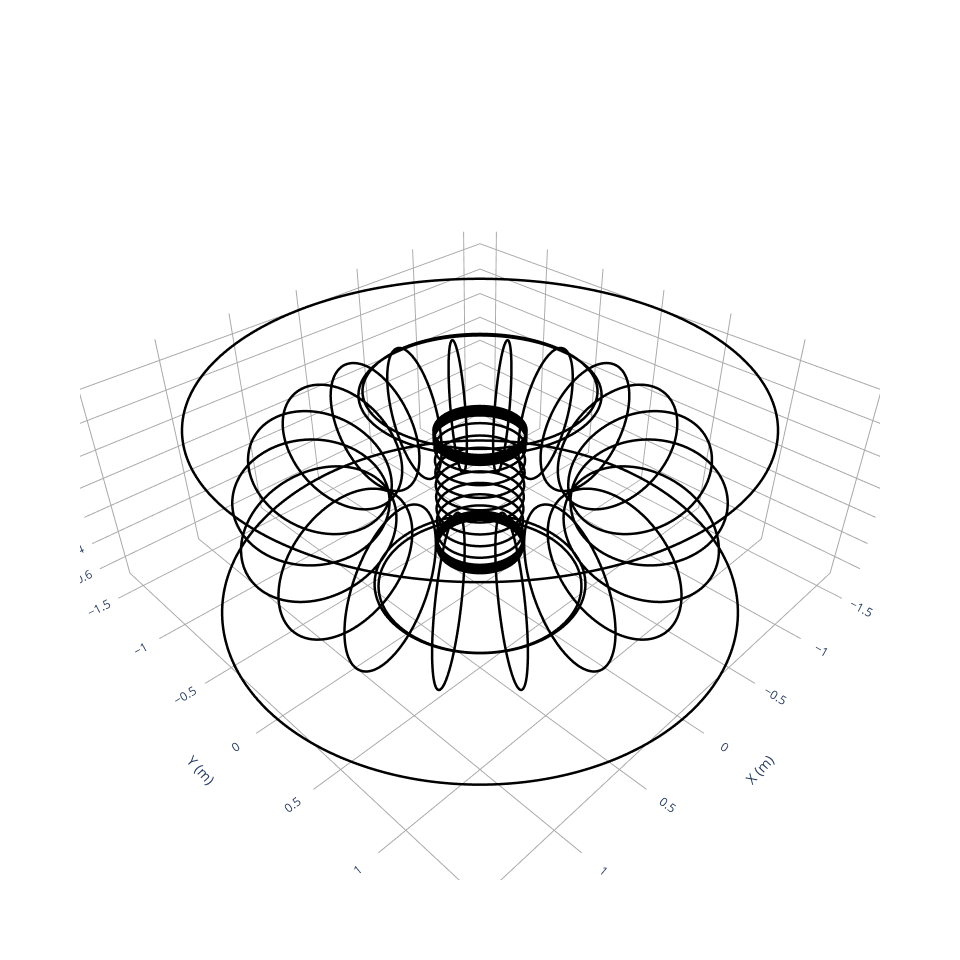

Source (notebook cell):
### Code cell
fig = plot_coils(default_coils)
fig.write_html("hbt_default_coils.html")
fig

### Figure 1 — Plotly figure (JSON) as saved in the notebook; plotly's stock layout.template omitted (floating-point values rounded to 4 significant figures; data arrays with more than 128 entries replaced by an {"elided": "..."} marker saying what was removed)
{"data": [{"hovertext": "Current = 73200.0000096648 (A)", "line": {"color": "black", "dash": "solid", "width": 5}, "marker": {"opacity": 0, "size": 0}, "name": "TF coil", "showlegend": false, "type": "scatter3d", "x": {"elided": "801 float values"}, "y": {"elided": "801 float values"}, "z": {"elided": "801 float values"}}, {"hovertext": "Current = 73200.0000096648 (A)", "line": {"color": "black", "dash": "solid", "width": 5}, "marker": {"opacity": 0, "size": 0}, "name": "TF coil", "showlegend": false, "type": "scatter3d", "x": {"elided": "801 float values"}, "y": {"elided": "801 float values"}, "z": {"elided": "801 float values"}}, {"hovertext": "Current = 73200.0000096648 (A)", "line": {"color": "black", "dash": "solid", "width": 5}, "marker": {"opacity": 0, "size": 0}, "name": "TF coil", "showlegend": false, "type": "scatter3d", "x": {"elided": "801 float values"}, "y": {"elided": "801 float values"}, "z": {"elided": "801 float values"}}, {"hovertext": "Current = 73200.0000096648 (A)", "line": {"color": "black", "dash": "solid", "width": 5}, "marker": {"opacity": 0, "size": 0}, "name": "TF coil", "showlegend": false, "type": "scatter3d", "x": {"elided": "801 float values"}, "y": {"elided": "801 float values"}, "z": {"elided": "801 float values"}}, {"hovertext": "Current = 73200.0000096648 (A)", "line": {"color": "black", "dash": "solid", "width": 5}, "marker": {"opacity": 0, "size": 0}, "name": "TF coil", "showlegend": false, "type": "scatter3d", "x": {"elided": "801 float values"}, "y": {"elided": "801 float values"}, "z": {"elided": "801 float values"}}, {"hovertext": "Current = 73200.0000096648 (A)", "line": {"color": "black", "dash": "solid", "width": 5}, "marker": {"opacity": 0, "size": 0}, "name": "TF coil", "showlegend": false, "type": "scatter3d", "x": {"elided": "801 float values"}, "y": {"elided": "801 float values"}, "z": {"elided": "801 float values"}}, {"hovertext": "Current = 73200.0000096648 (A)", "line": {"color": "black", "dash": "solid", "width": 5}, "marker": {"opacity": 0, "size": 0}, "name": "TF coil", "showlegend": false, "type": "scatter3d", "x": {"elided": "801 float values"}, "y": {"elided": "801 float values"}, "z": {"elided": "801 float values"}}, {"hovertext": "Current = 73200.0000096648 (A)", "line": {"color": "black", "dash": "solid", "width": 5}, "marker": {"opacity": 0, "size": 0}, "name": "TF coil", "showlegend": false, "type": "scatter3d", "x": {"elided": "801 float values"}, "y": {"elided": "801 float values"}, "z": {"elided": "801 float values"}}, {"hovertext": "Current = 73200.0000096648 (A)", "line": {"color": "black", "dash": "solid", "width": 5}, "marker": {"opacity": 0, "size": 0}, "name": "TF coil", "showlegend": false, "type": "scatter3d", "x": {"elided": "801 float values"}, "y": {"elided": "801 float values"}, "z": {"elided": "801 float values"}}, {"hovertext": "Current = 73200.0000096648 (A)", "line": {"color": "black", "dash": "solid", "width": 5}, "marker": {"opacity": 0, "size": 0}, "name": "TF coil", "showlegend": false, "type": "scatter3d", "x": {"elided": "801 float values"}, "y": {"elided": "801 float values"}, "z": {"elided": "801 float values"}}, {"hovertext": "Current = 73200.0000096648 (A)", "line": {"color": "black", "dash": "solid", "width": 5}, "marker": {"opacity": 0, "size": 0}, "name": "TF coil", "showlegend": false, "type": "scatter3d", "x": {"elided": "801 float values"}, "y": {"elided": "801 float values"}, "z": {"elided": "801 float values"}}, {"hovertext": "Current = 73200.0000096648 (A)", "line": {"color": "black", "dash": "solid", "width": 5}, "marker": {"opacity": 0, "size": 0}, "name": "TF coil", "showlegend": false, "type": "scatter3d", "x": {"elided": "801 float values"}, "y": {"elided": "801 float values"}, "z": {"elided": "801 float values"}}, {"hovertext": "Current = 73200.0000096648 (A)", "line": {"color": "black", "dash": "solid", "width": 5}, "marker": {"opacity": 0, "size": 0}, "name": "TF coil", "showlegend": false, "type": "scatter3d", "x": {"elided": "801 float values"}, "y": {"elided": "801 float values"}, "z": {"elided": "801 float values"}}, {"hovertext": "Current = 73200.0000096648 (A)", "line": {"color": "black", "dash": "solid", "width": 5}, "marker": {"opacity": 0, "size": 0}, "name": "TF coil", "showlegend": false, "type": "scatter3d", "x": {"elided": "801 float values"}, "y": {"elided": "801 float values"}, "z": {"elided": "801 float values"}}, {"hovertext": "Current = 73200.0000096648 (A)", "line": {"color": "black", "dash": "solid", "width": 5}, "marker": {"opacity": 0, "size": 0}, "name": "TF coil", "showlegend": false, "type": "scatter3d", "x": {"elided": "801 float values"}, "y": {"elided": "801 float values"}, "z": {"elided": "801 float values"}}, {"hovertext": "Current = 73200.0000096648 (A)", "line": {"color": "black", "dash": "solid", "width": 5}, "marker": {"opacity": 0, "size": 0}, "name": "TF coil", "showlegend": false, "type": "scatter3d", "x": {"elided": "801 float values"}, "y": {"elided": "801 float values"}, "z": {"elided": "801 float values"}}, {"hovertext": "Current = 73200.0000096648 (A)", "line": {"color": "black", "dash": "solid", "width": 5}, "marker": {"opacity": 0, "size": 0}, "name": "TF coil", "showlegend": false, "type": "scatter3d", "x": {"elided": "801 float values"}, "y": {"elided": "801 float values"}, "z": {"elided": "801 float values"}}, {"hovertext": "Current = 73200.0000096648 (A)", "line": {"color": "black", "dash": "solid", "width": 5}, "marker": {"opacity": 0, "size": 0}, "name": "TF coil", "showlegend": false, "type": "scatter3d", "x": {"elided": "801 float values"}, "y": {"elided": "801 float values"}, "z": {"elided": "801 float values"}}, {"hovertext": "Current = 73200.0000096648 (A)", "line": {"color": "black", "dash": "solid", "width": 5}, "marker": {"opacity": 0, "size": 0}, "name": "TF coil", "showlegend": false, "type": "scatter3d", "x": {"elided": "801 float values"}, "y": {"elided": "801 float values"}, "z": {"elided": "801 float values"}}, {"hovertext": "Current = 73200.0000096648 (A)", "line": {"color": "black", "dash": "solid", "width": 5}, "marker": {"opacity": 0, "size": 0}, "name": "TF coil", "showlegend": false, "type": "scatter3d", "x": {"elided": "801 float values"}, "y": {"elided": "801 float values"}, "z": {"elided": "801 float values"}}, {"hovertext": "Current = -8800.0 (A)", "line": {"color": "black", "dash": "solid", "width": 5}, "marker": {"opacity": 0, "size": 0}, "name": "Outer VF coil", "showlegend": false, "type": "scatter3d", "x": {"elided": "801 float values"}, "y": {"elided": "801 float values"}, "z": {"elided": "801 float values"}}, {"hovertext": "Current = -8800.0 (A)", "line": {"color": "black", "dash": "solid", "width": 5}, "marker": {"opacity": 0, "size": 0}, "name": "Outer VF coil", "showlegend": false, "type": "scatter3d", "x": {"elided": "801 float values"}, "y": {"elided": "801 float values"}, "z": {"elided": "801 float values"}}, {"hovertext": "Current = 2200.0 (A)", "line": {"color": "black", "dash": "solid", "width": 5}, "marker": {"opacity": 0, "size": 0}, "name": "Inner VF coil", "showlegend": false, "type": "scatter3d", "x": {"elided": "801 float values"}, "y": {"elided": "801 float values"}, "z": {"elided": "801 float values"}}, {"hovertext": "Current = 2200.0 (A)", "line": {"color": "black", "dash": "solid", "width": 5}, "marker": {"opacity": 0, "size": 0}, "name": "Inner VF coil", "showlegend": false, "type": "scatter3d", "x": {"elided": "801 float values"}, "y": {"elided": "801 float values"}, "z": {"elided": "801 float values"}}, {"hovertext": "Current = 2200.0 (A)", "line": {"color": "black", "dash": "solid", "width": 5}, "marker": {"opacity": 0, "size": 0}, "name": "Inner VF coil", "showlegend": false, "type": "scatter3d", "x": {"elided": "801 float values"}, "y": {"elided": "801 float values"}, "z": {"elided": "801 float values"}}, {"hovertext": "Current = 2200.0 (A)", "line": {"color": "black", "dash": "solid", "width": 5}, "marker": {"opacity": 0, "size": 0}, "name": "Inner VF coil", "showlegend": false, "type": "scatter3d", "x": {"elided": "801 float values"}, "y": {"elided": "801 float values"}, "z": {"elided": "801 float values"}}, {"hovertext": "Current = 2200.0 (A)", "line": {"color": "black", "dash": "solid", "width": 5}, "marker": {"opacity": 0, "size": 0}, "name": "Inner VF coil", "showlegend": false, "type": "scatter3d", "x": {"elided": "801 float values"}, "y": {"elided": "801 float values"}, "z": {"elided": "801 float values"}}, {"hovertext": "Current = 2200.0 (A)", "line": {"color": "black", "dash": "solid", "width": 5}, "marker": {"opacity": 0, "size": 0}, "name": "Inner VF coil", "showlegend": false, "type": "scatter3d", "x": {"elided": "801 float values"}, "y": {"elided": "801 float values"}, "z": {"elided": "801 float values"}}, {"hovertext": "Current = 2200.0 (A)", "line": {"color": "black", "dash": "solid", "width": 5}, "marker": {"opacity": 0, "size": 0}, "name": "Inner VF coil", "showlegend": false, "type": "scatter3d", "x": {"elided": "801 float values"}, "y": {"elided": "801 float values"}, "z": {"elided": "801 float values"}}, {"hovertext": "Current = 2200.0 (A)", "line": {"color": "black", "dash": "solid", "width": 5}, "marker": {"opacity": 0, "size": 0}, "name": "Inner VF coil", "showlegend": false, "type": "scatter3d", "x": {"elided": "801 float values"}, "y": {"elided": "801 float values"}, "z": {"elided": "801 float values"}}, {"hovertext": "Current = 2200.0 (A)", "line": {"color": "black", "dash": "solid", "width": 5}, "marker": {"opacity": 0, "size": 0}, "name": "Inner VF coil", "showlegend": false, "type": "scatter3d", "x": {"elided": "801 float values"}, "y": {"elided": "801 float values"}, "z": {"elided": "801 float values"}}, {"hovertext": "Current = 2200.0 (A)", "line": {"color": "black", "dash": "solid", "width": 5}, "marker": {"opacity": 0, "size": 0}, "name": "Inner VF coil", "showlegend": false, "type": "scatter3d", "x": {"elided": "801 float values"}, "y": {"elided": "801 float values"}, "z": {"elided": "801 float values"}}, {"hovertext": "Current = 2200.0 (A)", "line": {"color": "black", "dash": "solid", "width": 5}, "marker": {"opacity": 0, "size": 0}, "name": "Inner VF coil", "showlegend": false, "type": "scatter3d", "x": {"elided": "801 float values"}, "y": {"elided": "801 float values"}, "z": {"elided": "801 float values"}}, {"hovertext": "Current = 2200.0 (A)", "line": {"color": "black", "dash": "solid", "width": 5}, "marker": {"opacity": 0, "size": 0}, "name": "Inner VF coil", "showlegend": false, "type": "scatter3d", "x": {"elided": "801 float values"}, "y": {"elided": "801 float values"}, "z": {"elided": "801 float values"}}, {"hovertext": "Current = -7400.0 (A)", "line": {"color": "black", "dash": "solid", "width": 5}, "marker": {"opacity": 0, "size": 0}, "name": "Inner OH coil", "showlegend": false, "type": "scatter3d", "x": {"elided": "801 float values"}, "y": {"elided": "801 float values"}, "z": {"elided": "801 float values"}}, {"hovertext": "Current = -7400.0 (A)", "line": {"color": "black", "dash": "solid", "width": 5}, "marker": {"opacity": 0, "size": 0}, "name": "Inner OH coil", "showlegend": false, "type": "scatter3d", "x": {"elided": "801 float values"}, "y": {"elided": "801 float values"}, "z": {"elided": "801 float values"}}, {"hovertext": "Current = -7400.0 (A)", "line": {"color": "black", "dash": "solid", "width": 5}, "marker": {"opacity": 0, "size": 0}, "name": "Inner OH coil", "showlegend": false, "type": "scatter3d", "x": {"elided": "801 float values"}, "y": {"elided": "801 float values"}, "z": {"elided": "801 float values"}}, {"hovertext": "Current = -7400.0 (A)", "line": {"color": "black", "dash": "solid", "width": 5}, "marker": {"opacity": 0, "size": 0}, "name": "Inner OH coil", "showlegend": false, "type": "scatter3d", "x": {"elided": "801 float values"}, "y": {"elided": "801 float values"}, "z": {"elided": "801 float values"}}, {"hovertext": "Current = -7400.0 (A)", "line": {"color": "black", "dash": "solid", "width": 5}, "marker": {"opacity": 0, "size": 0}, "name": "Inner OH coil", "showlegend": false, "type": "scatter3d", "x": {"elided": "801 float values"}, "y": {"elided": "801 float values"}, "z": {"elided": "801 float values"}}, {"hovertext": "Current = -7400.0 (A)", "line": {"color": "black", "dash": "solid", "width": 5}, "marker": {"opacity": 0, "size": 0}, "name": "Inner OH coil", "showlegend": false, "type": "scatter3d", "x": {"elided": "801 float values"}, "y": {"elided": "801 float values"}, "z": {"elided": "801 float values"}}, {"hovertext": "Current = -7400.0 (A)", "line": {"color": "black", "dash": "solid", "width": 5}, "marker": {"opacity": 0, "size": 0}, "name": "Inner OH coil", "showlegend": false, "type": "scatter3d", "x": {"elided": "801 float values"}, "y": {"elided": "801 float values"}, "z": {"elided": "801 float values"}}, {"hovertext": "Current = -7400.0 (A)", "line": {"color": "black", "dash": "solid", "width": 5}, "marker": {"opacity": 0, "size": 0}, "name": "Inner OH coil", "showlegend": false, "type": "scatter3d", "x": {"elided": "801 float values"}, "y": {"elided": "801 float values"}, "z": {"elided": "801 float values"}}, {"hovertext": "Current = -7400.0 (A)", "line": {"color": "black", "dash": "solid", "width": 5}, "marker": {"opacity": 0, "size": 0}, "name": "Outer OH coil", "showlegend": false, "type": "scatter3d", "x": {"elided": "801 float values"}, "y": {"elided": "801 float values"}, "z": {"elided": "801 float values"}}, {"hovertext": "Current = -7400.0 (A)", "line": {"color": "black", "dash": "solid", "width": 5}, "marker": {"opacity": 0, "size": 0}, "name": "Outer OH coil", "showlegend": false, "type": "scatter3d", "x": {"elided": "801 float values"}, "y": {"elided": "801 float values"}, "z": {"elided": "801 float values"}}, {"hovertext": "Current = -7400.0 (A)", "line": {"color": "black", "dash": "solid", "width": 5}, "marker": {"opacity": 0, "size": 0}, "name": "Outer OH coil", "showlegend": false, "type": "scatter3d", "x": {"elided": "801 float values"}, "y": {"elided": "801 float values"}, "z": {"elided": "801 float values"}}, {"hovertext": "Current = -7400.0 (A)", "line": {"color": "black", "dash": "solid", "width": 5}, "marker": {"opacity": 0, "size": 0}, "name": "Outer OH coil", "showlegend": false, "type": "scatter3d", "x": {"elided": "801 float values"}, "y": {"elided": "801 float values"}, "z": {"elided": "801 float values"}}], "layout": {"height": 960.3, "scene": {"aspectmode": "data", "xaxis": {"backgroundcolor": "white", "gridcolor": "darkgrey", "showbackground": false, "showgrid": true, "showticklabels": true, "title": {"text": "X (m)"}, "zeroline": true, "zerolinecolor": "darkgrey"}, "yaxis": {"backgroundcolor": "white", "gridcolor": "darkgrey", "showbackground": false, "showgrid": true, "showticklabels": true, "title": {"text": "Y (m)"}, "zeroline": true, "zerolinecolor": "darkgrey"}, "zaxis": {"backgroundcolor": "white", "gridcolor": "darkgrey", "showbackground": false, "showgrid": true, "showticklabels": true, "title": {"text": "Z (m)"}, "zeroline": true, "zerolinecolor": "darkgrey"}}, "width": 960.3}}
